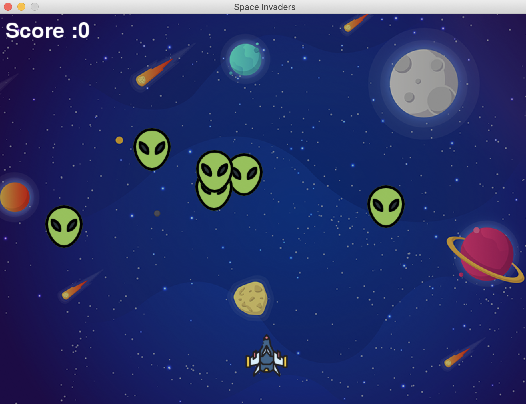
#> input picture SpaceInvaders.png, 526 x 404 px
$ python imageResizing.py
#> lines starting #> are read from the running program, lines starting #| are printed output that depends on the picture
from PIL import Image
im = Image.open("SpaceInvaders.png")
#> im is the input picture: PIL image 526x404 RGBA; mean R, G, B, A 38.2, 47.9, 104.3, 255

im.resize((int(im.size[0]/3),int(im.size[1]/3)), 0).save("SpaceInvadersR.png")
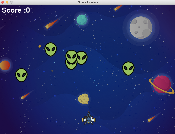
#> saved as SpaceInvadersR.png: PIL image 175x134 RGBA; mean R, G, B, A 38.6, 48.2, 104.5, 255
